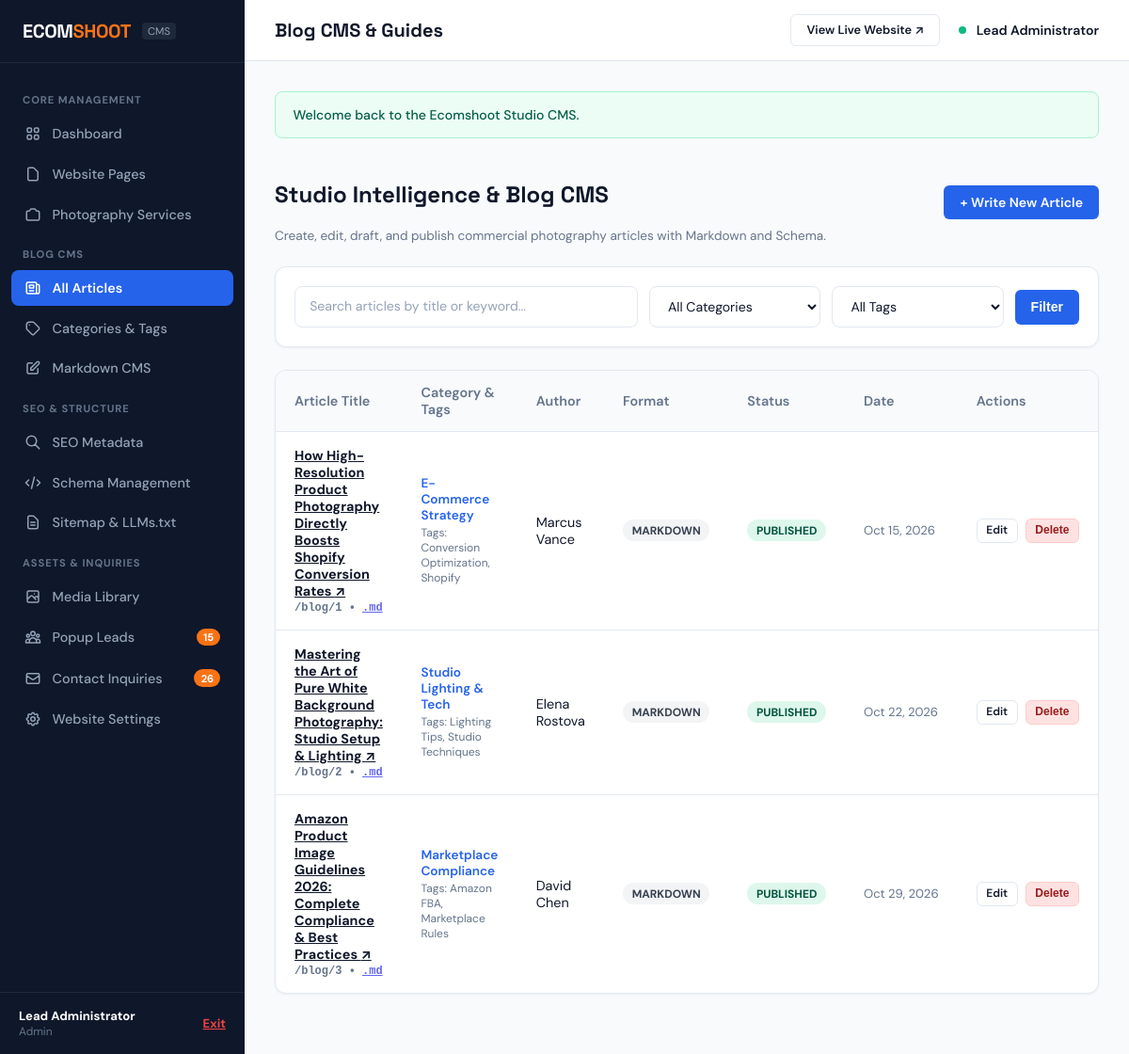
The page /admin/blogs.php (signed in) on the database its author committed.
### tables this page shows
CREATE TABLE `blogs` (
  `id` int(11) NOT NULL AUTO_INCREMENT,
  `category_id` int(11) DEFAULT NULL,
  `title` varchar(255) NOT NULL,
  `slug` varchar(200) NOT NULL,
  `excerpt` text NOT NULL,
  `content` longtext NOT NULL,
  `content_format` enum('markdown','html') DEFAULT 'markdown',
  `featured_image` varchar(255) DEFAULT NULL,
  `author_name` varchar(100) NOT NULL DEFAULT 'Ecomshoot Creative Studio',
  `author_role` varchar(100) DEFAULT 'Commercial Photography Director',
  `status` enum('published','draft') DEFAULT 'published',
  `faqs_json` longtext DEFAULT NULL,
  `internal_links_json` longtext DEFAULT NULL,
  `read_time` varchar(20) DEFAULT '5 min read',
  `published_at` datetime DEFAULT NULL,
  `created_at` timestamp NULL DEFAULT current_timestamp(),
  `updated_at` timestamp NULL DEFAULT current_timestamp() ON UPDATE current_timestamp(),
  `featured_image_alt` varchar(255) DEFAULT '',
  `featured_image_caption` varchar(255) DEFAULT '',
  `markdown_content` longtext DEFAULT NULL,
  `schemas_json` longtext DEFAULT NULL,
  `schema_types` varchar(255) DEFAULT 'BlogPosting,BreadcrumbList',
  PRIMARY KEY (`id`),
  UNIQUE KEY `slug` (`slug`),
  KEY `fk_blogs_category` (`category_id`),
  CONSTRAINT `fk_blogs_category` FOREIGN KEY (`category_id`) REFERENCES `blog_categories` (`id`) ON DELETE SET NULL
);

CREATE TABLE `blog_categories` (
  `id` int(11) NOT NULL AUTO_INCREMENT,
  `name` varchar(100) NOT NULL,
  `slug` varchar(100) NOT NULL,
  `description` text DEFAULT NULL,
  `created_at` timestamp NULL DEFAULT current_timestamp(),
  PRIMARY KEY (`id`),
  UNIQUE KEY `slug` (`slug`)
);

### config/config.php (called while the page is built, shortened)
<?php
function e(?string $string): string {
    return htmlspecialchars($string ?? '', ENT_QUOTES, 'UTF-8');
}
function url(string $path = ''): string {
    $cleanPath = ltrim($path, '/');
    $cleanPath = preg_replace('/\.php$/i', '', $cleanPath);
    return BASE_URL . ($cleanPath ? '/' . $cleanPath : '');
}
function blog_url($idOrSlug): string {
    static $slugMap = null;
    if ($slugMap === null) {
        $slugMap = [];
        try {
            $db = Database::getInstance()->getConnection();
            $stmt = $db->query("SELECT id, slug FROM blogs");
            while ($row = $stmt->fetch(PDO::FETCH_ASSOC)) {
                $slugMap[(int)$row['id']] = $row['slug'];
                $slugMap[$row['slug']] = $row['slug'];
            }
        } catch (Exception $e) {}
    }
    if (is_numeric($idOrSlug) && isset($slugMap[(int)$idOrSlug])) {
        return url('blog/' . $slugMap[(int)$idOrSlug]);
    }
    return url('blog/' . $idOrSlug);
}
function blog_md_url($idOrSlug): string {
    static $slugMap = null;
    if ($slugMap === null) {
        $slugMap = [];
        try {
            $db = Database::getInstance()->getConnection();
            $stmt = $db->query("SELECT id, slug FROM blogs");
            while ($row = $stmt->fetch(PDO::FETCH_ASSOC)) {
                $slugMap[(int)$row['id']] = $row['slug'];
                $slugMap[$row['slug']] = $row['slug'];
            }
        } catch (Exception $e) {}
    }
    if (is_numeric($idOrSlug) && isset($slugMap[(int)$idOrSlug])) {
        return url('blog/' . $slugMap[(int)$idOrSlug] . '.md');
    }
    return url('blog/' . $idOrSlug . '.md');
}

### admin/blogs.php (the view, shortened to what this page needs)
<?php
require_once __DIR__ . '/../config/config.php';
$db = Database::getInstance()->getConnection();
$searchQuery = trim($_GET['q'] ?? '');
$sql = "SELECT b.*, c.name as category_name,
        GROUP_CONCAT(DISTINCT t.name ORDER BY t.name SEPARATOR ', ') as tags_list
        FROM blogs b
        LEFT JOIN blog_categories c ON b.category_id = c.id
        LEFT JOIN blog_tag_relations rel ON rel.blog_id = b.id
        LEFT JOIN blog_tags t ON t.id = rel.tag_id
        WHERE 1=1";
$params = [];
$sql .= " GROUP BY b.id ORDER BY b.created_at DESC";
$stmt = $db->prepare($sql);
$stmt->execute($params);
$blogs = $stmt->fetchAll(PDO::FETCH_ASSOC);
require_once __DIR__ . '/includes/header.php';
?>
<div style="display: flex; justify-content: space-between; align-items: center; margin-bottom: 1.5rem; flex-wrap: wrap; gap: 1rem;">
  <div>
    <h2>Studio Intelligence &amp; Blog CMS</h2>
    <div style="font-size: 0.85rem; color: var(--admin-text-muted);">Create, edit, draft, and publish commercial photography articles with Markdown and Schema.</div>
  </div>
  <a href="<?= url('admin/blog-edit.php') ?>" class="btn-admin btn-admin-primary">+ Write New Article</a>
</div>
<div class="admin-card" style="margin-bottom: 1.5rem;">
  <div class="admin-card-body" style="padding: 1.25rem;">
    <form action="<?= url('admin/blogs.php') ?>" method="GET" style="display: flex; gap: 0.75rem; flex-wrap: wrap; align-items: center;">
      <div style="flex: 2; min-width: 220px;">
        <input type="text" name="q" value="<?= e($searchQuery) ?>" placeholder="Search articles by title or keyword..." class="admin-form-control" style="font-size: 0.88rem;">
      </div>
      <div style="flex: 1; min-width: 180px;">
        <select name="cat_id" class="admin-form-control" style="font-size: 0.88rem;">
          <option value="">All Categories</option>
        </select>
      </div>
      <div style="flex: 1; min-width: 180px;">
        <select name="tag_id" class="admin-form-control" style="font-size: 0.88rem;">
          <option value="">All Tags</option>
        </select>
      </div>
      <div>
        <button type="submit" class="btn-admin btn-admin-primary">Filter</button>
      </div>
    </form>
  </div>
</div>
<div class="admin-card">
  <div class="admin-card-body" style="padding: 0;">
    <table class="admin-table">
      <thead>
        <tr>
          <th>Article Title</th>
          <th>Category &amp; Tags</th>
          <th>Author</th>
          <th>Format</th>
          <th>Status</th>
          <th>Date</th>
          <th>Actions</th>
        </tr>
      </thead>
      <tbody>
        <?php if (empty($blogs)): ?>
          <tr>
            <td colspan="7" style="text-align: center; padding: 3rem; color: var(--admin-text-muted);">No articles found matching criteria.</td>
          </tr>
        <?php else: ?>
          <?php foreach ($blogs as $b): ?>
            <tr>
              <td style="font-weight: 700; max-width: 300px;">
                <a href="<?= blog_url($b['id']) ?>" target="_blank" style="color: var(--admin-text-main);">
                  <?= e($b['title']) ?> &nearr;
                </a>
                <div style="font-size: 0.75rem; color: var(--admin-text-muted); font-family: monospace; margin-top: 2px;">
                  /blog/<?= $b['id'] ?> &bull; <a href="<?= blog_md_url($b['id']) ?>" target="_blank" style="color: #6366F1;">.md</a>
                </div>
              </td>
              <td>
                <div style="font-weight: 600; color: var(--admin-primary); font-size: 0.85rem;">
                  <?= e($b['category_name'] ?: 'Uncategorized') ?>
                </div>
                <?php if (!empty($b['tags_list'])): ?>
                  <div style="font-size: 0.75rem; color: var(--admin-text-muted); margin-top: 2px;">
                    Tags: <span style="color: #64748B;"><?= e($b['tags_list']) ?></span>
                  </div>
                <?php endif; ?>
              </td>
              <td><?= e($b['author_name']) ?></td>
              <td><span class="status-pill status-draft"><?= strtoupper(e($b['content_format'])) ?></span></td>
              <td>
                <span class="status-pill status-<?= ($b['status'] === 'published') ? 'published' : 'draft' ?>">
                  <?= ucfirst(e($b['status'])) ?>
                </span>
              </td>
              <td style="font-size: 0.82rem; color: var(--admin-text-muted); white-space: nowrap;">
                <?= date('M j, Y', strtotime($b['published_at'] ?? $b['created_at'])) ?>
              </td>
              <td>
                <div style="display: flex; gap: 0.5rem;">
                  <a href="<?= url('admin/blog-edit.php?id=' . $b['id']) ?>" class="btn-admin btn-admin-outline" style="font-size: 0.75rem; padding: 0.3rem 0.6rem;">Edit</a>
                  <form action="<?= url('admin/blogs.php?delete=' . $b['id']) ?>" method="POST" onsubmit="return confirm('Are you sure you want to delete this article?');" style="display:inline;">
                    <button type="submit" class="btn-admin btn-admin-danger" style="font-size: 0.75rem; padding: 0.3rem 0.6rem;">Delete</button>
                  </form>
                </div>
              </td>
            </tr>
          <?php endforeach; ?>
        <?php endif; ?>
      </tbody>
    </table>
  </div>
</div>
<?php require_once __DIR__ . '/includes/footer.php'; ?>

### assets/css/admin.css (style rules this page uses)
:root { --admin-sidebar-width: 260px; --admin-header-height: 65px; --admin-bg: #F8FAFC; --admin-sidebar-bg: #0F172A; --admin-sidebar-hover: #1E293B; --admin-card-bg: #FFFFFF; --admin-border: #E2E8F0; --admin-text-main: #0F172A; --admin-text-muted: #64748B; --admin-primary: #2563EB; --admin-primary-hover: #1D4ED8; --admin-coral: #F97316; --admin-success: #10B981; --admin-danger: #EF4444; --admin-warning: #F59E0B; }
.admin-body h1, .admin-body h2, .admin-body h3, .admin-body h4, .admin-body h5, .admin-body h6, .admin-login-body h1, .admin-login-body h2, .admin-login-body h3, .admin-login-body h4, .admin-login-body h5, .admin-login-body h6 { color: var(--admin-text-main); font-family: 'Space Grotesk', -apple-system, sans-serif; font-weight: 700; }
.admin-body input, .admin-body select, .admin-body textarea, .admin-login-body input, .admin-login-body select, .admin-login-body textarea { color: #0F172A !important; background-color: #FFFFFF !important; font-family: 'DM Sans', -apple-system, sans-serif; }
body.admin-body { background-color: var(--admin-bg); color: var(--admin-text-main); font-family: 'DM Sans', -apple-system, BlinkMacSystemFont, sans-serif; margin: 0; display: flex; min-height: 100vh; }
.admin-card { background-color: var(--admin-card-bg); border: 1px solid var(--admin-border); border-radius: 12px; overflow: hidden; box-shadow: 0 1px 3px rgba(15, 23, 42, 0.05); margin-bottom: 2rem; }
.admin-card-body { padding: 1.5rem; }
.admin-table { width: 100%; border-collapse: collapse; text-align: left; font-size: 0.9rem; }
.admin-table th { background-color: #F8FAFC; padding: 0.85rem 1.25rem; font-weight: 600; color: var(--admin-text-muted); border-bottom: 1px solid var(--admin-border); }
.admin-table td { padding: 1rem 1.25rem; border-bottom: 1px solid var(--admin-border); vertical-align: middle; }
.admin-table tr:last-child td { border-bottom: none; }
.status-pill { display: inline-block; font-size: 0.75rem; font-weight: 700; padding: 0.2rem 0.6rem; border-radius: 9999px; text-transform: uppercase; }
.status-published, .status-active, .status-converted { background-color: #DEF7EC; color: #03543F; }
.status-draft, .status-inactive { background-color: #F3F4F6; color: #374151; }
.btn-admin { display: inline-flex; align-items: center; gap: 0.4rem; padding: 0.55rem 1rem; font-size: 0.88rem; font-weight: 600; border-radius: 6px; border: 1px solid transparent; cursor: pointer; text-decoration: none; line-height: 1.2; }
.btn-admin-primary { background-color: var(--admin-primary); color: #FFFFFF; }
.btn-admin-danger { background-color: #FEE2E2; color: #991B1B; border-color: #FECACA; }
.btn-admin-outline { background-color: #FFFFFF; border-color: var(--admin-border); color: var(--admin-text-main); }
.admin-form-control { width: 100%; box-sizing: border-box; padding: 0.7rem 0.95rem; background-color: #FFFFFF !important; color: #0F172A !important; border: 1px solid var(--admin-border); border-radius: 8px; font-family: inherit; font-size: 0.92rem; line-height: 1.4; transition: border-color 0.15s ease, box-shadow 0.15s ease; }
.admin-form-control::placeholder { color: #94A3B8 !important; }

### rows shown on the page
blogs: title "How High-Resolution Product Photography Directly Boosts Shopify Conversion Rates", id "1", category.name "E-Commerce Strategy", tags_list "Conversion Optimization, Shopify", author_name "Marcus Vance", content_format "MARKDOWN", status "PUBLISHED", published_at "Oct 15, 2026"
blogs: title "Mastering the Art of Pure White Background Photography: Studio Setup & Lighting", id "2", category.name "Studio Lighting & Tech", tags_list "Lighting Tips, Studio Techniques", author_name "Elena Rostova", content_format "MARKDOWN", status "PUBLISHED", published_at "Oct 22, 2026"
blogs: title "Amazon Product Image Guidelines 2026: Complete Compliance & Best Practices", id "3", category.name "Marketplace Compliance", tags_list "Amazon FBA, Marketplace Rules", author_name "David Chen", content_format "MARKDOWN", status "PUBLISHED", published_at "Oct 29, 2026"

### other values the page prints
$newLeadsCount "15"
$unreadCount "26"
$currentAdmin['name'] "Lead Administrator"
$currentAdmin['role'] "Admin"
$adminTitle "Blog CMS & Guides"
$flash['message'] "Welcome back to the Ecomshoot Studio CMS."
